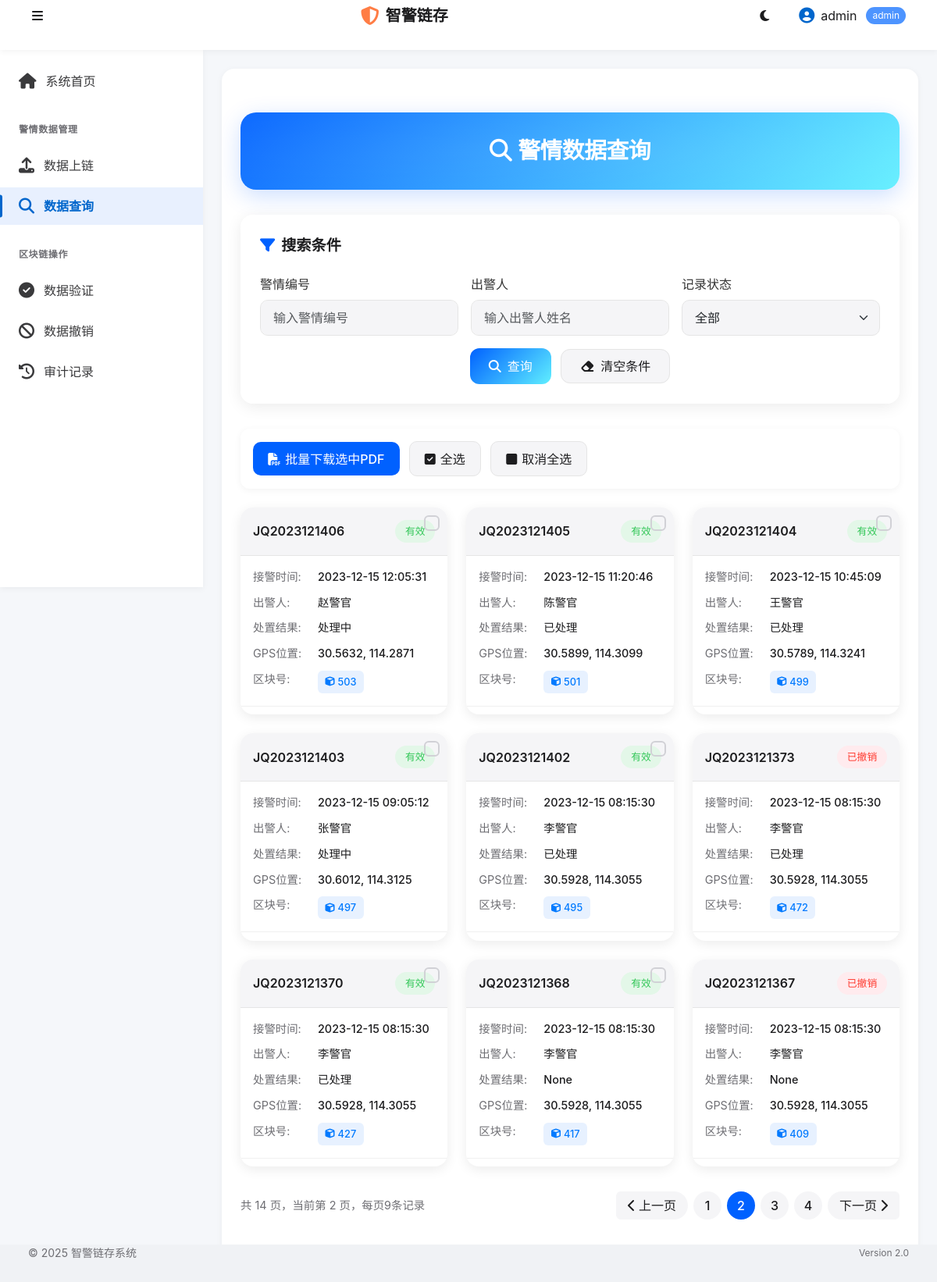
Page /query?page=2&police_no=&officer=&status= (signed in) on the committed database.
### tables this page shows
CREATE TABLE "police_records" (
            PoliceNo TEXT PRIMARY KEY, ReceiveTime TEXT, PoliceOfficer TEXT, Result TEXT, GPSLocation TEXT, Temp_Hash TEXT, PDF_Hash TEXT, Merkle_Hash TEXT, IPFS TEXT, UploadTime TEXT, RecordStatus TEXT DEFAULT 'Active', Memo TEXT DEFAULT 'N/A', BlockNum INTEGER
        , Status TEXT DEFAULT 'active', RevokeTime DATETIME, RevokeUser TEXT, ReportType TEXT, Location TEXT, ContactName TEXT, ContactPhone TEXT, Priority TEXT DEFAULT '普通', Department TEXT, DispatchTime TEXT, Description TEXT);

### views.py (the view)
@app.route('/query', methods=['GET', 'POST'])
def query():
    if not session.get('logged_in'):
        flash('请先登录系统!', 'warning')
        return redirect(url_for('login'))
    page = int(request.args.get('page', 1))
    per_page = 9  # 每页显示的记录数
    search_police_no = request.args.get('police_no', '')
    search_officer = request.args.get('officer', '')
    search_status = request.args.get('status', '')
    query = "SELECT * FROM police_records WHERE 1=1"
    params = []
    if search_police_no:
        query += " AND PoliceNo LIKE ?"
        params.append(f"%{search_police_no}%")
    if search_officer:
        query += " AND PoliceOfficer LIKE ?"
        params.append(f"%{search_officer}%")
    if search_status:
        query += " AND RecordStatus = ?"
        params.append(search_status)
    count_query = f"SELECT COUNT(*) as count FROM ({query})"
    total_count = query_db(count_query, params, one=True)
    total_count = total_count.get('count', 0) if total_count else 0
    query += " ORDER BY UploadTime DESC LIMIT ? OFFSET ?"
    offset = (page - 1) * per_page
    params.extend([per_page, offset])
    records = query_db(query, params)
    total_pages = (total_count + per_page - 1) // per_page if total_count > 0 else 1
    return render_template('query.html',
                           records=records,
                           page=page,
                           total_pages=total_pages,
                           search_police_no=search_police_no,
                           search_officer=search_officer,
                           search_status=search_status)

### views.py (called while the page is built)
def connect_db():
    conn = sqlite3.connect(DATABASE)
    conn.row_factory = sqlite3.Row
    return conn

def query_db(query, args=(), one=False):
    conn = connect_db()
    cursor = conn.cursor()
    cursor.execute(query, args)
    columns = [column[0] for column in cursor.description]
    results = []
    for row in cursor.fetchall():
        results.append(dict(zip(columns, row)))
    conn.close()
    return (results[0] if results else None) if one else results

@app.before_request
def before_request():
    os.makedirs(os.path.dirname(DATABASE), exist_ok=True)
    g.db = connect_db()

@app.teardown_request
def teardown_request(exception):
    db = getattr(g, 'db', None)
    if db is not None:
        db.close()

### templates/query.html (shortened to what this page needs)
{% extends "layout.html" %}
{% block content %}
<div class="query-container">
  <div class="header-card">
    <h2><i class="fas fa-search me-2"></i>警情数据查询</h2>
  </div>
  <div class="search-card">
    <div class="search-title">
      <i class="fas fa-filter"></i>搜索条件
    </div>
    <form method="GET" action="{{ url_for('query') }}">
      <div class="row g-3">
        <div class="col-md-4">
          <label for="police_no" class="form-label">警情编号</label>
          <input type="text" class="form-control" id="police_no" name="police_no" value="{{ search_police_no }}"
            placeholder="输入警情编号">
        </div>
        <div class="col-md-4">
          <label for="officer" class="form-label">出警人</label>
          <input type="text" class="form-control" id="officer" name="officer" value="{{ search_officer }}"
            placeholder="输入出警人姓名">
        </div>
        <div class="col-md-4">
          <label for="status" class="form-label">记录状态</label>
          <select class="form-select" id="status" name="status">
            <option value="">全部</option>
          </select>
        </div>
        <div class="col-12 text-center mt-3">
          <button type="submit" class="search-btn">
            <i class="fas fa-search me-2"></i>查询
          </button>
          <a href="{{ url_for('query') }}" class="reset-btn ms-2">
            <i class="fas fa-eraser me-2"></i>清空条件
          </a>
        </div>
      </div>
    </form>
  </div>
  {% if records %}
  <div class="batch-toolbar">
    <button type="button" id="batch-download-btn" class="batch-btn btn-primary-apple">
      <i class="fas fa-file-pdf"></i>批量下载选中PDF
    </button>
    <button type="button" id="select-all-btn" class="batch-btn btn-secondary-apple">
      <i class="fas fa-check-square"></i>全选
    </button>
    <button type="button" id="deselect-all-btn" class="batch-btn btn-secondary-apple">
      <i class="fas fa-square"></i>取消全选
    </button>
  </div>
  <div class="records-grid">
    {% for record in records %}
    <div
      class="record-card {% if record.RecordStatus=='Revoked' %}card-revoked{% elif record.RecordStatus=='Invalid' %}card-invalid{% endif %}">
      <div class="record-header">
        <div class="record-id">{{ record.PoliceNo }}</div>
        <div
          class="record-status {% if record.RecordStatus == 'Active' %}status-active{% elif record.RecordStatus == 'Revoked' %}status-revoked{% else %}status-invalid{% endif %}">
          {% if record.RecordStatus == 'Active' %}有效{% elif record.RecordStatus == 'Revoked' %}已撤销{% else %}无效{% endif
          %}
        </div>
      </div>
      <div class="record-content">
        <div class="record-detail">
          <span class="detail-label">接警时间:</span>
          <span class="detail-value">{{ record.ReceiveTime }}</span>
        </div>
        <div class="record-detail">
          <span class="detail-label">出警人:</span>
          <span class="detail-value">{{ record.PoliceOfficer }}</span>
        </div>
        <div class="record-detail">
          <span class="detail-label">处置结果:</span>
          <span class="detail-value">{{ record.Result }}</span>
        </div>
        <div class="record-detail">
          <span class="detail-label">GPS位置:</span>
          <span class="detail-value">{{ record.GPSLocation }}</span>
        </div>
        <div class="record-detail">
          <span class="detail-label">区块号:</span>
          <span class="detail-value">
            {% if record.BlockNum %}
            <div class="block-badge">
              <i class="fas fa-cube"></i>{{ record.BlockNum }}
            </div>
            {% else %}
            <span class="text-muted">未上链</span>
            {% endif %}
          </span>
        </div>
      </div>
      <div class="record-actions">
      </div>
      {% if record.RecordStatus == 'Active' %}
      <label class="card-checkbox">
        <input type="checkbox" class="checkbox-apple record-checkbox" name="selected_records"
          value="{{ record.PoliceNo }}">
      </label>
      {% endif %}
    </div>
    {% endfor %}
  </div>
  <div class="pagination-container">
    <div class="page-info">共 {{ total_pages }} 页，当前第 {{ page }} 页，每页9条记录</div>
    <nav aria-label="警情记录分页">
      <ul class="pagination">
        {% if page > 1 %}
        <li class="page-item">
          <a class="page-link page-nav-link"
            href="{{ url_for('query', page=page-1, police_no=search_police_no, officer=search_officer, status=search_status) }}">
            <i class="fas fa-chevron-left me-1"></i>上一页
          </a>
        </li>
        {% else %}
        <li class="page-item disabled">
          <span class="page-link page-nav-link disabled">
            <i class="fas fa-chevron-left me-1"></i>上一页
          </span>
        </li>
        {% endif %}
        {% for p in range(1, total_pages + 1) %}
        {% if p >= page - 2 and p <= page + 2 %} <li class="page-item {% if p == page %}active{% endif %}">
          <a class="page-link"
            href="{{ url_for('query', page=p, police_no=search_police_no, officer=search_officer, status=search_status) }}">{{
            p }}</a>
          </li>
          {% endif %}
          {% endfor %}
          {% if page < total_pages %} <li class="page-item">
            <a class="page-link page-nav-link"
              href="{{ url_for('query', page=page+1, police_no=search_police_no, officer=search_officer, status=search_status) }}">
              下一页<i class="fas fa-chevron-right ms-1"></i>
            </a>
            </li>
            {% else %}
            <li class="page-item disabled">
              <span class="page-link page-nav-link disabled">
                下一页<i class="fas fa-chevron-right ms-1"></i>
              </span>
            </li>
            {% endif %}
      </ul>
    </nav>
  </div>
  {% endif %}
</div>
{% endblock %}

### static/styles/modern.css (style rules this page uses)
:root { --primary-color: #0066cc; --primary-light: #4d94ff; --primary-dark: #004c99; --secondary-color: #3a7ced; --accent-color: #ff7d45; --success-color: #34c759; --warning-color: #ffcc00; --danger-color: #ff3b30; --info-color: #5ac8fa; --bg-main: #f5f7fa; --bg-content: #ffffff; --bg-card: #ffffff; --bg-header: #ffffff; --bg-footer: #f0f2f5; --bg-sidebar: #ffffff; --bg-hover: #f0f4f8; --bg-active: #e8f0fe; --text-primary: #1c1c1e; --text-secondary: #3a3a3c; --text-tertiary: #6e6e73; --text-muted: #8e8e93; --text-light: #ffffff; --text-on-primary: #ffffff; --border-color: #e5e5ea; --border-light: #f2f2f7; --shadow-sm: 0 2px 8px rgba(0, 0, 0, 0.05); --shadow-md: 0 4px 12px rgba(0, 0, 0, 0.08); --shadow-lg: 0 8px 24px rgba(0, 0, 0, 0.12); --shadow-focus: 0 0 0 3px rgba(0, 102, 204, 0.25); --radius-sm: 6px; --radius-md: 10px; --radius-lg: 16px; --radius-round: 9999px; --header-height: 64px; --footer-height: 48px; --sidebar-width: 260px; --sidebar-collapsed: 70px; --transition-fast: 0.15s; --transition-normal: 0.25s; --transition-slow: 0.4s; --ease-bounce: cubic-bezier(0.34, 1.56, 0.64, 1); --ease-smooth: cubic-bezier(0.4, 0, 0.2, 1); }
* { margin: 0; padding: 0; box-sizing: border-box; }
body { font-family: -apple-system, BlinkMacSystemFont, "Segoe UI", Roboto, "Helvetica Neue", Arial, sans-serif; font-size: 16px; line-height: 1.5; color: var(--text-primary); background-color: var(--bg-main); overflow-x: hidden; transition: background-color var(--transition-normal), color var(--transition-normal); }
a { color: var(--primary-color); text-decoration: none; transition: color var(--transition-fast); }
.form-control { padding: 0.75rem 1rem; font-size: 1rem; border-radius: var(--radius-md); border: 1.5px solid var(--border-color); background-color: var(--bg-card); color: var(--text-primary); transition: all var(--transition-fast); }

### rows in the picture
police_records: PoliceNo "JQ2023121406", RecordStatus "有效", ReceiveTime "2023-12-15 12:05:31", PoliceOfficer "赵警官", Result "处理中", GPSLocation "30.5632, 114.2871", BlockNum "503"
police_records: PoliceNo "JQ2023121405", RecordStatus "有效", ReceiveTime "2023-12-15 11:20:46", PoliceOfficer "陈警官", Result "已处理", GPSLocation "30.5899, 114.3099", BlockNum "501"
police_records: PoliceNo "JQ2023121404", RecordStatus "有效", ReceiveTime "2023-12-15 10:45:09", PoliceOfficer "王警官", Result "已处理", GPSLocation "30.5789, 114.3241", BlockNum "499"
police_records: PoliceNo "JQ2023121403", RecordStatus "有效", ReceiveTime "2023-12-15 09:05:12", PoliceOfficer "张警官", Result "处理中", GPSLocation "30.6012, 114.3125", BlockNum "497"
police_records: PoliceNo "JQ2023121402", RecordStatus "有效", ReceiveTime "2023-12-15 08:15:30", PoliceOfficer "李警官", Result "已处理", GPSLocation "30.5928, 114.3055", BlockNum "495"
police_records: PoliceNo "JQ2023121373", RecordStatus "已撤销", ReceiveTime "2023-12-15 08:15:30", PoliceOfficer "李警官", Result "已处理", GPSLocation "30.5928, 114.3055", BlockNum "472"
police_records: PoliceNo "JQ2023121370", RecordStatus "有效", ReceiveTime "2023-12-15 08:15:30", PoliceOfficer "李警官", Result "已处理", GPSLocation "30.5928, 114.3055", BlockNum "427"
police_records: PoliceNo "JQ2023121368", RecordStatus "有效", ReceiveTime "2023-12-15 08:15:30", PoliceOfficer "李警官", Result "None", GPSLocation "30.5928, 114.3055", BlockNum "417"
police_records: PoliceNo "JQ2023121367", RecordStatus "已撤销", ReceiveTime "2023-12-15 08:15:30", PoliceOfficer "李警官", Result "None", GPSLocation "30.5928, 114.3055", BlockNum "409"

### other values in the picture
{{ session.username }} "admin"
{{ session.role }} "admin"
{{ total_pages }} "14"
{{ page }} "2"
{{ p }} "1" "2" "3" "4"
